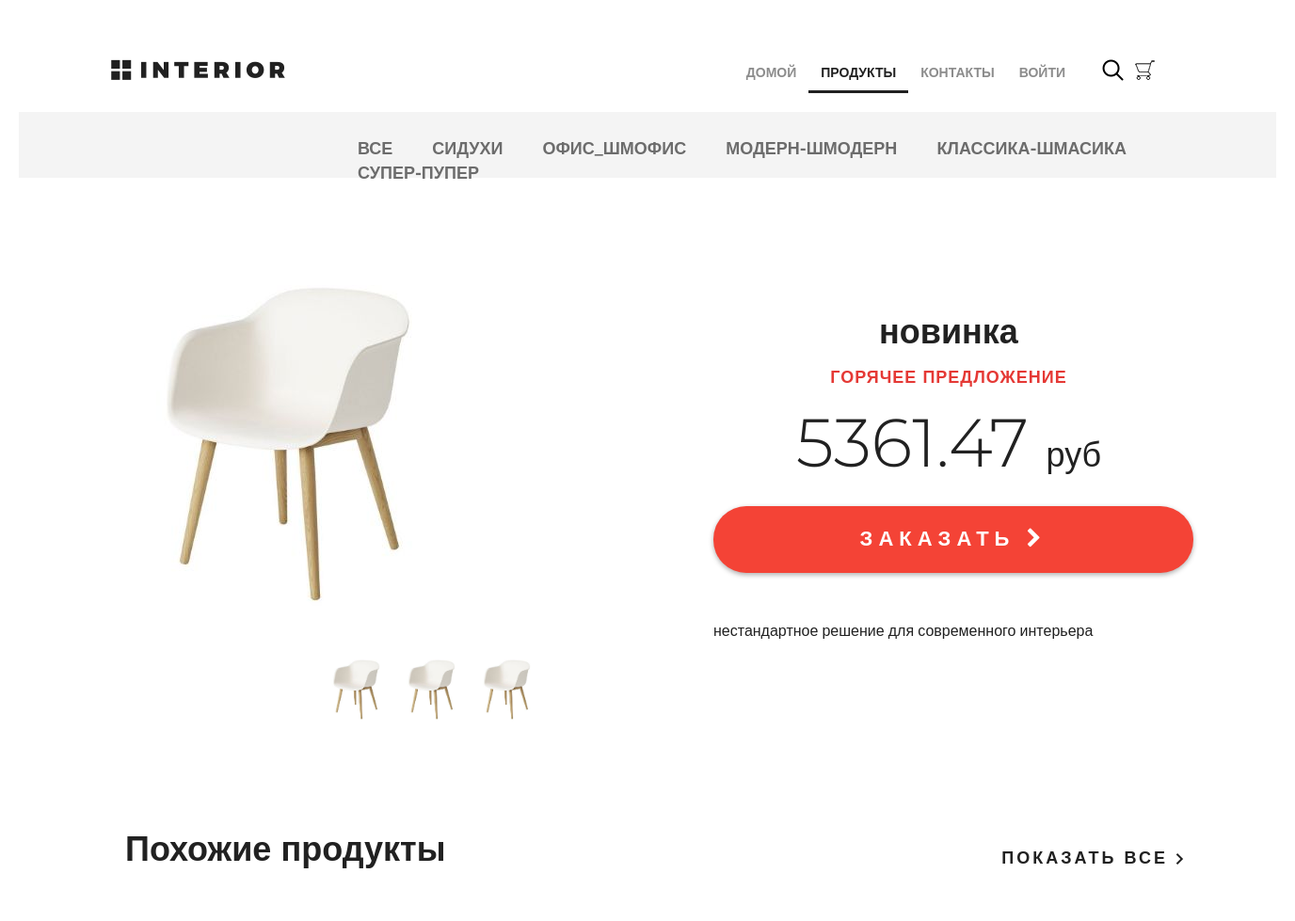
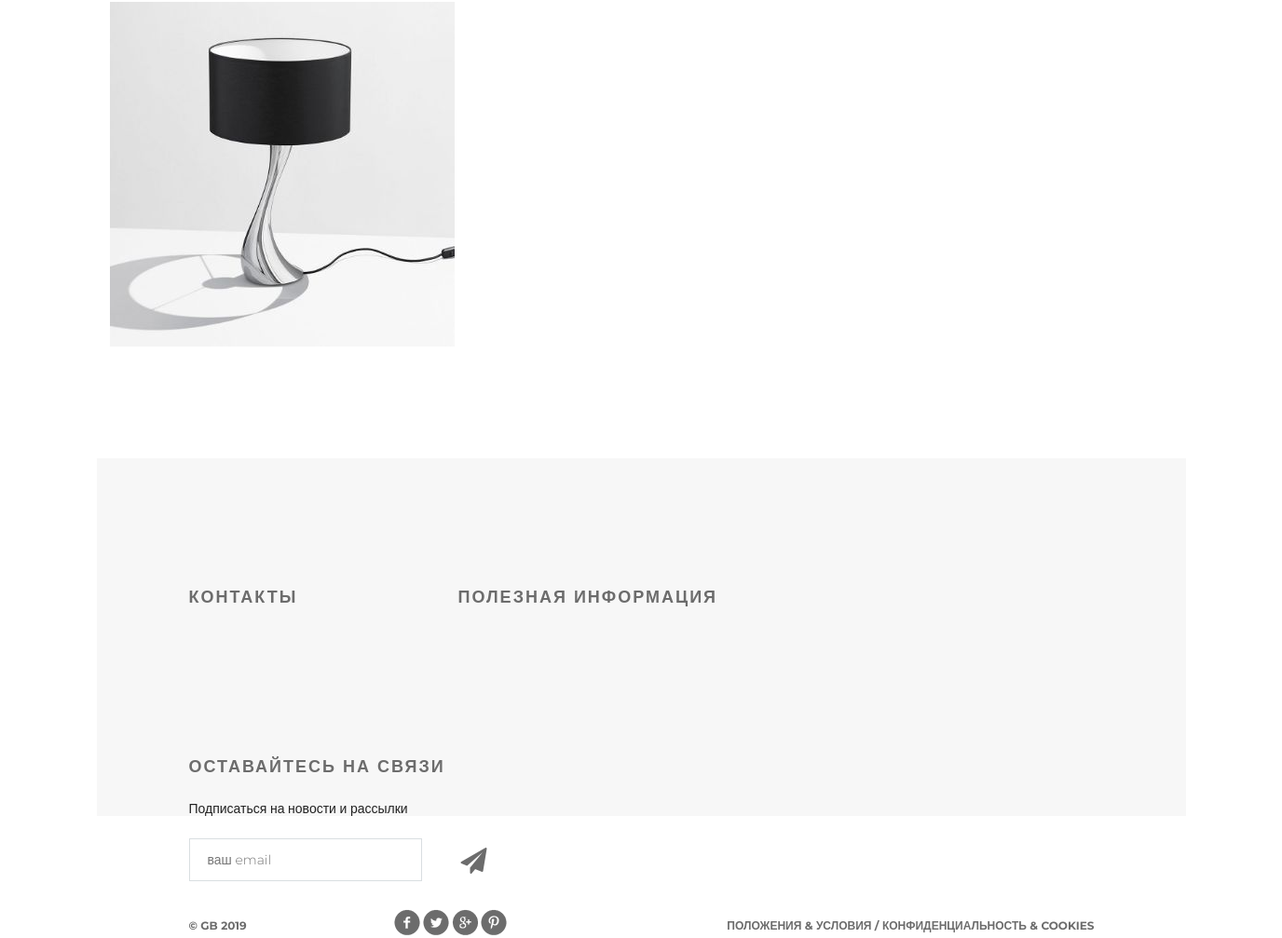
Screenshot of /products/ with the database file from the repository (2 pictures, top to bottom).
### mainapp/models.py (models this page shows, shortened)
class ProductCategory(models.Model):
    name = models.CharField(verbose_name='название категории', max_length=64, unique=True)
    description = models.TextField(verbose_name='описание категории', blank=True)
    is_active = models.BooleanField(verbose_name='активна', default=True)

class Product(models.Model):
    category = models.ForeignKey(ProductCategory, on_delete=models.CASCADE)
    name = models.CharField(verbose_name='имя продукта', max_length=128)
    image = models.ImageField(upload_to='products_images', blank=True)
    short_desc = models.CharField(verbose_name='краткое описание продукта', max_length=60, blank=True)
    description = models.TextField(verbose_name='описание продукта', blank=True)
    price = models.DecimalField(verbose_name='цена продукта', max_digits=8, decimal_places=2, default=0)
    quantity = models.PositiveIntegerField(verbose_name='количество на складе', default=0)
    is_active = models.BooleanField(verbose_name='активна', default=True)

### mainapp/views.py (the view, shortened to what this page needs)
# urls.py: path('products/', include('mainapp.urls', namespace='products')),
def products(request, pk=None, page=1):
    title = 'продукты'
    links_menu = ProductCategory.objects.filter(is_active=True)
    hot_product = get_hot_product()
    same_products = get_same_products(hot_product)
    content = {
        'title': title,
        'links_menu': links_menu,
        'hot_product': hot_product,
        'same_products': same_products,
    }
    return render(request, 'mainapp/products.html', content)

### mainapp/context_processors.py (called while the page is built)
def basket(request):
    print(f'context processor basket works')
    basket = []
    if request.user.is_authenticated:
        basket = Basket.objects.filter(user=request.user)
    return {'basket': basket, }

### mainapp/views.py (called while the page is built)
def get_hot_product():
    products = Product.objects.filter(is_active=True, category__is_active=True)
    return random.sample(list(products), 1)[0]

def get_same_products(hot_product):
    same_products = Product.objects.filter(category=hot_product.category, is_active=True).exclude(pk=hot_product.pk)[:3]
    return same_products

### mainapp/templates/mainapp/products.html (shortened to what this page needs)
{% extends 'mainapp/base.html' %}
{% load staticfiles %}
{% block content %}
    <div class="details">
        <div class="links clearfix">
            {% include 'mainapp/includes/inc_categories_menu.html' %}
        </div>
        <div class="details-products">
            <div class="details-slider">
                <div class="slider-product">
                    <img src="/media/{{ hot_product.image }}">
                </div>
                <div class="slider-control">
                    <div class="block">
                        <a href="#"><img src="/media/{{ hot_product.image }}" alt="">
                        </a>
                    </div>
                    <div class="block">
                        <a href="#"><img src="/media/{{ hot_product.image }}" alt="">
                        </a>
                    </div>
                    <div class="block">
                        <a href="#"><img src="/media/{{ hot_product.image }}" alt="">
                        </a>
                    </div>
                </div>
            </div>
            <div class="description">
                <h3 class="big-bold">{{ hot_product.name }}</h3>
                <h3 class="red">горячее предложение</h3>
                <p class="price"> {{ hot_product.price }} <span>руб</span></p>
                <a href="{% url 'basket:add' hot_product.pk %}" class="red-button">
                    заказать <i class="fa fa-chevron-right" aria-hidden="true"></i>
                </a>
                <div class="description-text">
                    {{ hot_product.description }}
                </div>
            </div>
        </div>
        <div class="related">
            <div class="title clearfix">
                <h2>Похожие продукты</h2>
                <a class="explore" href="#">показать все <img src="/static/img/arrow.png" alt=""></a>
            </div>
            <div class="related-products clearfix">
                {% for product in same_products %}
                    <div class="block">
                        <a href="#"><img src="/media/{{ product.image }}" alt="{{ product.short_desc }}">
                        </a>
                    </div>
                {% endfor %}
            </div>
        </div>
    </div>
    <div class="clr"></div>
{% endblock %}

### mainapp/templates/mainapp/base.html (shortened to what this page needs)
<!DOCTYPE html>
{% load staticfiles %}
<html>
<head>
    {% block css %}
        <link rel="stylesheet" type="text/css" href="{% static 'css/bootstrap.min.css' %}">
        <link rel="stylesheet" type="text/css" href="{% static 'css/style.css' %}">
        <link rel="stylesheet" href="{% static 'fonts/font-awesome/css/font-awesome.css' %}">
    {% endblock %}
</head>
<body>
	<div class="container">
		{% block menu %}
			<div class="hero-white">
				<div class="header clearfix">
					{% include 'mainapp/includes/inc_menu.html' %}
				</div>
			</div>
        {% endblock %}
        <div class="content">
        {% block content %}
        {% endblock %}
        </div>
	</div>
    {% block footer %}
        <div class="footer">
            <div class="clearfix">
                <div class="text-footer">
                    <h3>контакты</h3>
                </div>
                <div class="text-footer">
                    <h3>полезная информация</h3>
                </div>
                <div class="text-footer clearfix">
                    <h3>Оставайтесь на связи</h3>
                    <p>Подписаться на новости и рассылки</p>
                    <form>
                        <input type="email" name="email" placeholder="ваш email">
                        <a href="#"><i class="fa fa-paper-plane fa-2x" aria-hidden="true"></i></a>
                    </form>
                </div>
            </div>
            <p class="small">&copy; GB {% now "Y" %}</p>
            <div class="social">
                <a href="#" class="social1"></a>
                <a href="#" class="social2"></a>
                <a href="#" class="social3"></a>
                <a href="#" class="social4"></a>
            </div>
            <p class="small">Положения &amp; Условия  /  Конфиденциальность &amp; Cookies</p>
        </div>
    {% endblock %}
</body>
</html>

### mainapp/templates/mainapp/includes/inc_menu.html (shortened to what this page needs)
<a href="{% url 'main' %}" class="logo"></a>
<ul class="menu">
    <li>
        <a href="{% url 'main' %}" class="{% if request.resolver_match.url_name == 'main' %}active{% endif %}">
            домой
        </a>
    </li>
    <li>
        <a href="{% url 'products:index' %}" class="{% if request.resolver_match.namespace == 'products' %}active{% endif %}">
            продукты
        </a>
    </li>
    <li>
        <a href="{% url 'contact' %}" class="{% if request.resolver_match.url_name == 'contact' %}active{% endif %}">
            контакты
        </a>
    </li>
    <li>
        {% if user.is_authenticated %}
            <a href="{% url 'auth:logout' %}">выйти</a>
        {% else %}
            <a href="{% url 'auth:login' %}">войти</a>
        {% endif %}
    </li>
</ul>
<a href="#" class="search"></a>
<a href="{% url 'basket:view' %}" class="basket">
</a>

### mainapp/templates/mainapp/includes/inc_categories_menu.html
<ul class="links-menu">
    <li>
        <a href="{% url 'products:category' 0 %}" class="{% if request.resolver_match.kwargs.pk == '0' %}active{% endif %}">
            все
        </a>
    </li>
    {% for link in links_menu %}
        <li>
            <a href="{% url 'products:category' link.pk %}" class="{% if request.resolver_match.kwargs.pk|add:'0' == link.pk %}active{% endif %}">
                {{ link.name }}
            </a>
        </li>
    {% endfor %}
</ul>

### rows the page displays
ProductCategory: name "СИДУХИ"
ProductCategory: name "ОФИС_ШМОФИС"
ProductCategory: name "МОДЕРН-ШМОДЕРН"
ProductCategory: name "КЛАССИКА-ШМАСИКА"
ProductCategory: name "СУПЕР-ПУПЕР"
Product: image (picture), name "новинка", price "5361.47", description "нестандартное решение для современного интерьера"
Product: image (picture)
